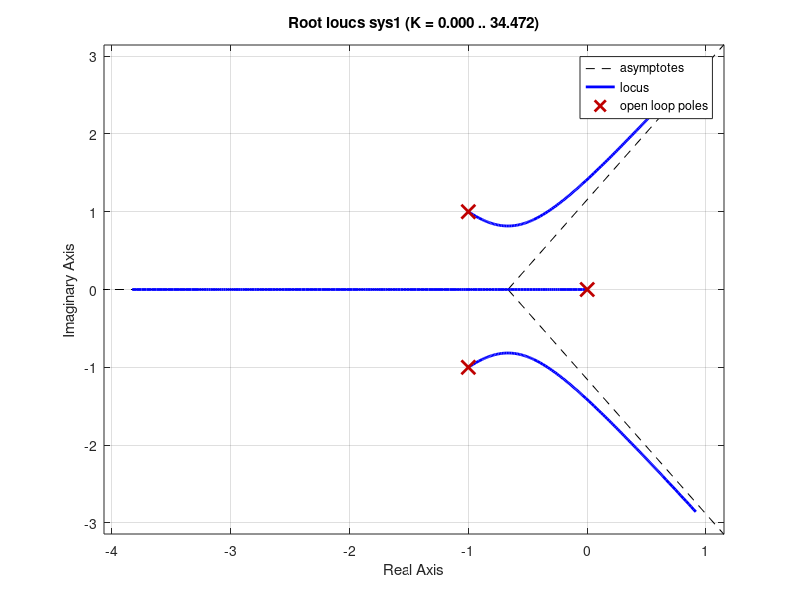
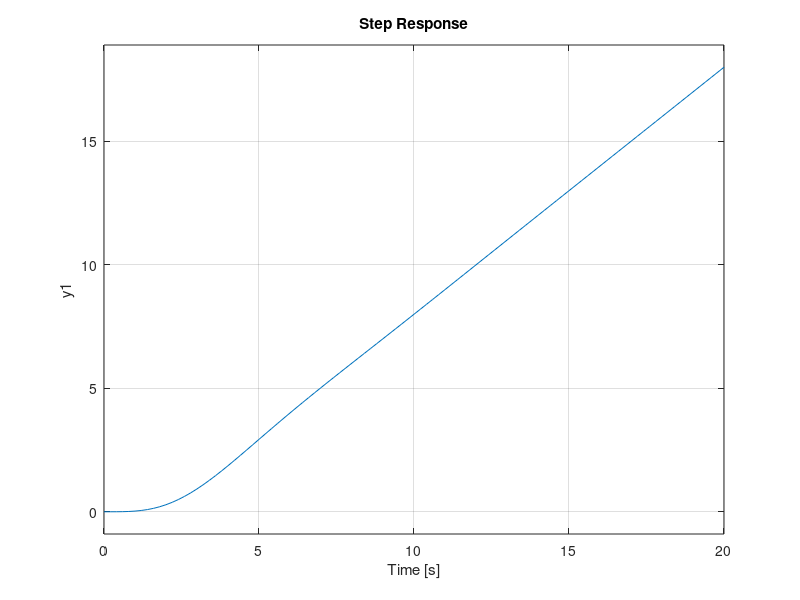
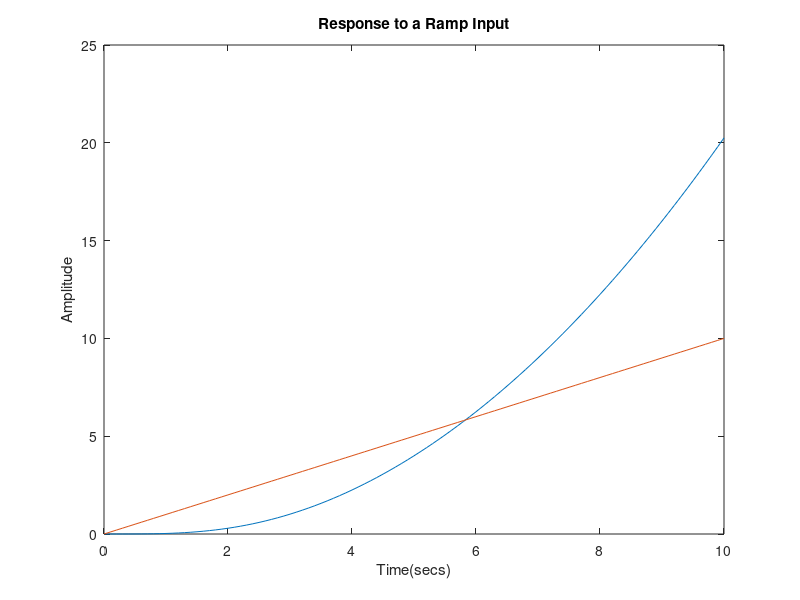
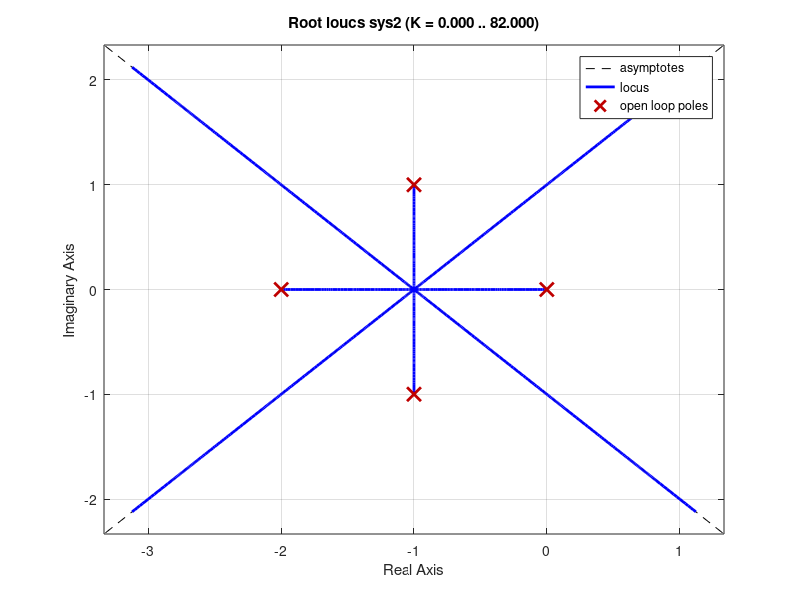

MATLAB code to generate these figures, in order:
clc;
clear all;
close all;

%%Question 1
num = [1];
den = [1 2 2 0];
sys1 = tf(num,den);     % My transfer function 

figure;
rlocus(sys1);

%Give it a ramp input
% [k, poles] = rlocfind(sys1);
k = 1;
s = tf('s')
cltf = feedback(k*sys1,1) % It is a 1 because we are using unity feedback.
figure;
step(cltf/s)
%ramp(cltf)

%Give the same system a ramp input to see the response. Should be the same
%response
t = 0:0.1:10;
alpha = 1;
ramp = alpha*t;         % My ramp input signal
[y,t] = lsim(sys1,ramp,t);
figure;
%plot(t,y); 
plot(t,y,t,ramp); 
xlabel('Time(secs)');
ylabel('Amplitude');
title('Response to a Ramp Input');

%%Question 2
num = [1];
den = [1 4 6 4 0];
sys2 = tf(num,den) 

figure;
rlocus(sys2)

%%Question 3
num = [1 2];
den = [1 2 2 0];
sys3 = tf(num,den) 

figure;
rlocus(sys3)

%%Question 4
num = [1];
den = [1 0 0];
sys4 = tf(num,den) 

%Part a => C(s)=kp
figure;
rlocus(sys4)
title('Satellite Altitude System with C(s)=kp')

%Part b => C(s)=kp+kds
num = [1 1];
den = [1 0 0];
sys4 = tf(num,den) 

figure;
rlocus(sys4)
title('Satellite Altitude System with C(s)=kp+kds')

%USING LEAD COMPENSATION
z = 1;
num = [1 z];

%Set p = 20
p = 20;
dem = conv([1 0 z],[1 p]);      %conv is used to multiply the two polynomials
sys4 = tf(num,den);

figure;
rlocus(sys4)
title('Rocus Locus with p = 20')

%Set p = 9
p = 9;
dem = conv([1 0 z],[1 p]);      
sys4 = tf(num,den);

figure;
rlocus(sys4)
title('Rocus Locus with p = 9')

%Set p = 3
p = 3;
dem = conv([1 0 z],[1 p]);      
sys4 = tf(num,den);

figure;
rlocus(sys4)
title('Rocus Locus with p = 3')

%A question occured to me. Why is K not important in the transfer function